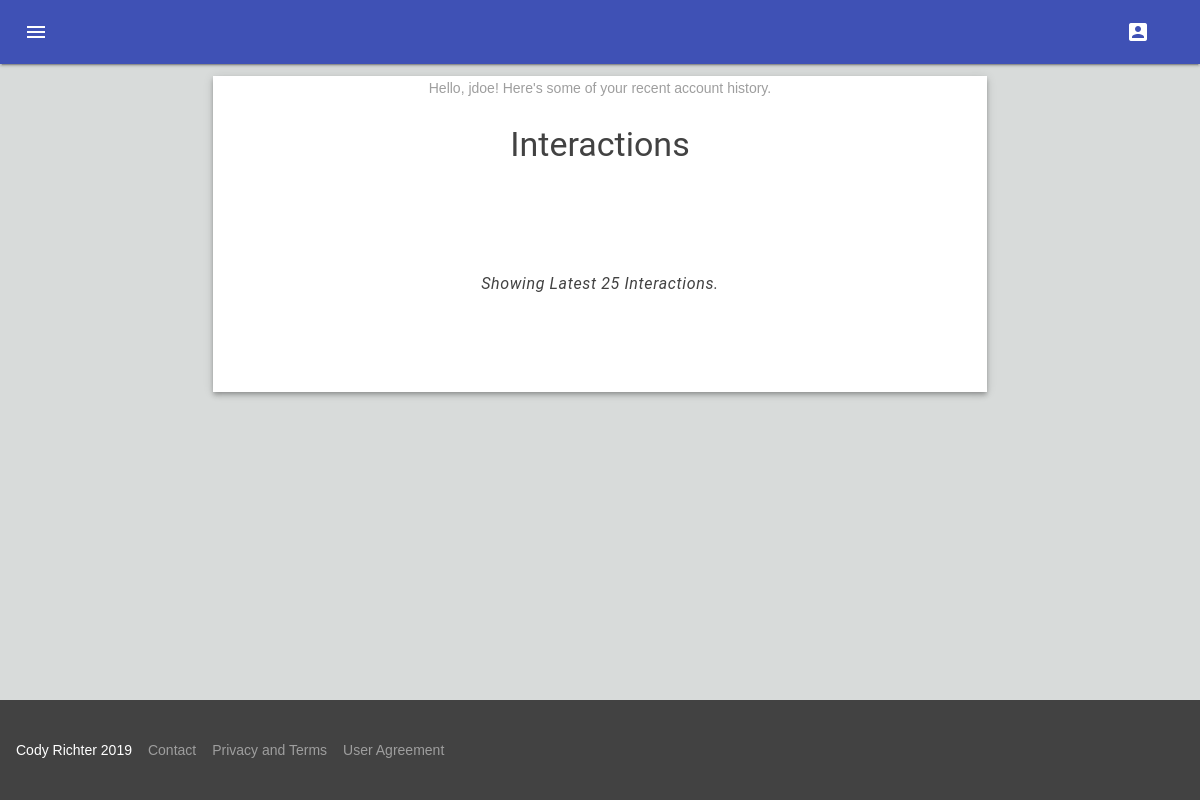
/auth/2/interactions/ (signed in), run on an earlier commit of the app's database.
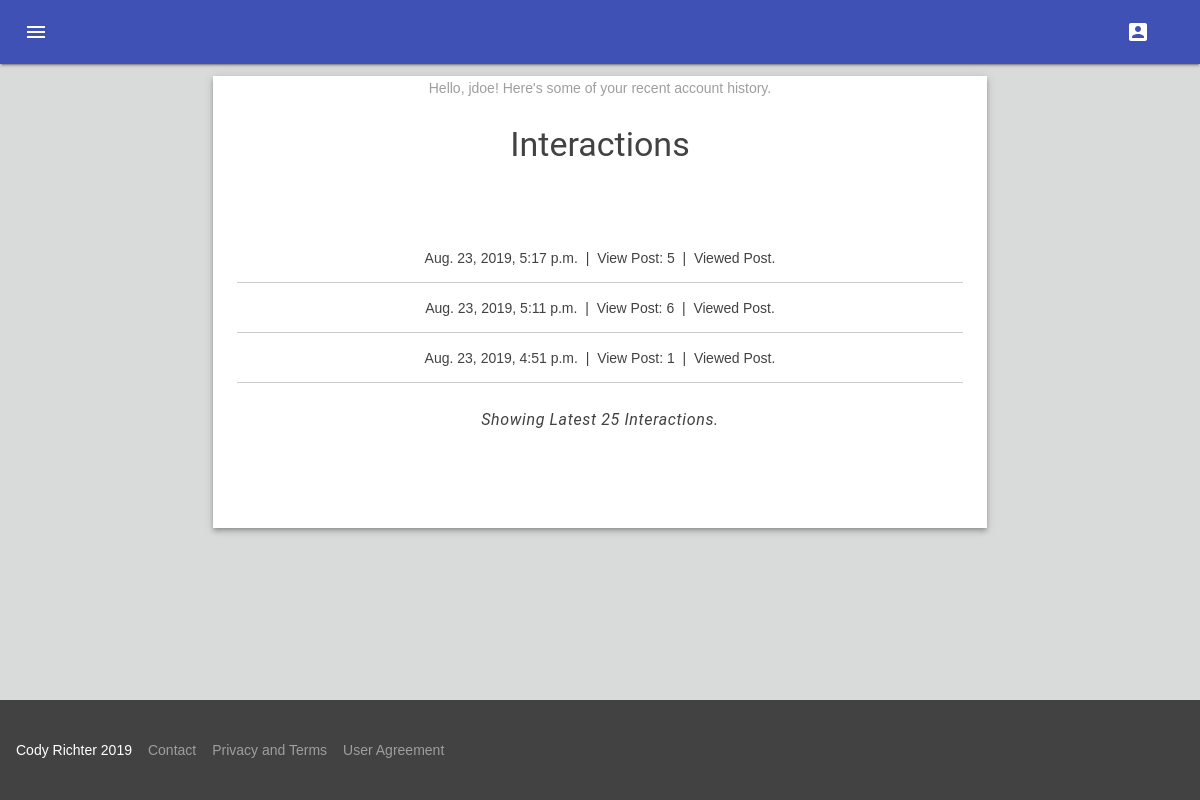
And on a later commit of the database.
### users/models.py (models this page shows, shortened)
class SiteUser(AbstractUser):
    pass
    role = models.IntegerField(default=0)  # 0 = User,  1 = Post Moderator, 2 = Site Admin

### reports/models.py (models this page shows, shortened)
class Interaction(models.Model):
    title = models.CharField(max_length=64)
    description = models.CharField(max_length=256)
    user = models.ForeignKey(settings.AUTH_USER_MODEL, on_delete=models.CASCADE)
    timestamp = models.DateTimeField('timestamp')

### users/views.py (the view)
# urls.py: path('<int:user_id>/interactions/', views.interactions, name='interactions'),
@login_required(login_url='/auth/login')
def interactions(request, user_id):
    if user_id is not request.user.id:
        messages.error(request, 'You do not have permission to view this page.')
        return redirect('/reports/')
    interaction_list = Interaction.objects.all().filter(user=SiteUser.objects.get(id=user_id)).order_by('-timestamp')[:25]
    context = {'interaction_list': interaction_list}
    return render(request, 'registration/interactions.html', context)

### templates/registration/interactions.html (shortened to what this page needs)
<!DOCTYPE html>
<html lang="en">
<head>
    {% load static %}
    <link rel="stylesheet" href='{% static 'page/styles.css' %}'>
    <link rel="stylesheet" href='{% static 'material/material.min.css' %}'>
    <link rel="stylesheet" href='{% static 'material/material-icons.css' %}'>
</head>
<body>
<div class="mdl-layout mdl-js-layout">
    {% include '_header.html' %}
    <main class="mdl-layout__content">
        <br>
        <br>
        <br>
        <div class="mdl-grid" style="text-align: center">
            <div class="mdl-cell mdl-cell--2-col mdl-cell--hide-tablet mdl-cell--hide-phone"></div>
            <div class="mdl-color--white mdl-shadow--4dp content mdl-color-text--grey-800 mdl-cell mdl-cell--8-col"
                 style="padding-left: 2vw; padding-right: 2vw;">
                <div class="mdl-color-text--grey-500">
                    <p>Hello, {{ user.get_username }}! Here's some of your recent account history.</p>
                </div>
                <h3>Interactions</h3>
                <br>
                <br>
                <br>
                {% for inter in interaction_list %}
                    <span>{{ inter.timestamp }}&nbsp&nbsp|&nbsp&nbsp{{ inter.title }}&nbsp&nbsp|&nbsp&nbsp{{ inter.description }}</span>
                    <hr>
                {% endfor %}
                <h6><i>Showing Latest 25 Interactions.</i></h6>
                <br>
                <br>
                <br>
                <br>
            </div>
        </div>
    </main>
    {% include '_footer.html' %}
</div>
</body>
</html>

### templates/_header.html (shortened to what this page needs)
{% load static %}
<link rel="stylesheet" href='{% static 'material/material.min.css' %}'>
<link rel="stylesheet" href='{% static 'material/material-icons.css' %}'>
<link rel="stylesheet" href='{% static 'page/styles.css' %}'>
<div class="mdl-layout mdl-js-layout mdl-layout--fixed-header">
    <header class="mdl-layout__header">
        <div class="mdl-layout__header-row">
            <nav class="mdl-navigation mdl-layout--large-screen-only">
                {% if user.is_authenticated %}
                    <div class="material-icons mdl-badge mdl-badge--overlap"><a href="{% url 'profile' user.id %}"
                                                                                class="mdl-button--icon"
                                                                                style="text-decoration: none">account_box</a>
                    </div>
                {% else %}
                    <div></div>
                {% endif %}
            </nav>
        </div>
    </header>
    <main class="mdl-layout__content">
    </main>
</div>

### templates/_footer.html (shortened to what this page needs)
{% load static %}
<link rel="stylesheet" href='{% static 'material/material.min.css' %}'>
<link rel="stylesheet" href='{% static 'material/material-icons.css' %}'>
<footer class="mdl-mini-footer">
    <div class="mdl-mini-footer__left-section">
        <div class="mdl-logo">
            Cody Richter 2019
        </div>
        <ul class="mdl-mini-footer__link-list">
            <li><a href="http://www.codyrichter.net/contact.html">Contact</a></li>
            <li><a href="#">Privacy and Terms</a></li>
            <li><a href="#">User Agreement</a></li>
        </ul>
    </div>
</footer>

### reports/static/page/styles.css (style rules this page uses)
body { background-color: rgba(116, 128, 125, 0.28); }

What changed in the data, as far as the page shows it:
added Interaction: timestamp "Aug. 23, 2019, 5:17 p.m.", title "View Post: 5", description "Viewed Post."
added Interaction: timestamp "Aug. 23, 2019, 5:11 p.m.", title "View Post: 6", description "Viewed Post."
added Interaction: timestamp "Aug. 23, 2019, 4:51 p.m.", title "View Post: 1", description "Viewed Post."
